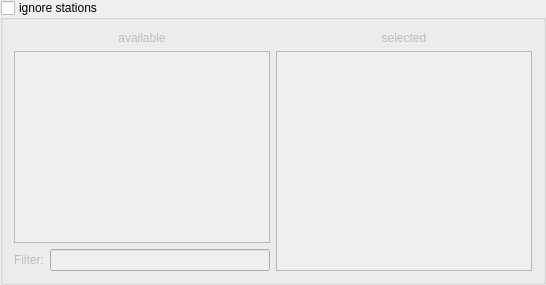
        <widget class="QGroupBox" name="groupBox_ignoreStations">
         <property name="toolTip">
          <string>ignore stations for scans to this source</string>
         </property>
         <property name="statusTip">
          <string>ignore stations for scans to this source</string>
         </property>
         <property name="whatsThis">
          <string>&lt;html&gt;&lt;head/&gt;&lt;body&gt;&lt;p&gt;Select stations which should be ignored for scans to this source. &lt;/p&gt;&lt;p&gt;&lt;br/&gt;&lt;/p&gt;&lt;p&gt;This means this station will &lt;span style=&quot; font-weight:600;&quot;&gt;never&lt;/span&gt; participate in a scan to this source. &lt;/p&gt;&lt;/body&gt;&lt;/html&gt;</string>
         </property>
         <property name="title">
          <string>ignore stations</string>
         </property>
         <property name="checkable">
          <bool>true</bool>
         </property>
         <property name="checked">
          <bool>false</bool>
         </property>
         <layout class="QVBoxLayout" name="verticalLayout_12">
          <item>
           <layout class="QHBoxLayout" name="horizontalLayout_3">
            <item>
             <layout class="QVBoxLayout" name="verticalLayout_2">
              <item>
               <widget class="QLabel" name="label_11">
                <property name="text">
                 <string>available</string>
                </property>
                <property name="alignment">
                 <set>Qt::AlignCenter</set>
                </property>
               </widget>
              </item>
              <item>
               <widget class="QListView" name="listView_ignoreStations">
                <property name="toolTip">
                 <string>list of available stations</string>
                </property>
                <property name="statusTip">
                 <string>list of available stations</string>
                </property>
                <property name="whatsThis">
                 <string>&lt;html&gt;&lt;head/&gt;&lt;body&gt;&lt;p&gt;Click on item to select member.&lt;/p&gt;&lt;/body&gt;&lt;/html&gt;</string>
                </property>
                <property name="editTriggers">
                 <set>QAbstractItemView::NoEditTriggers</set>
                </property>
               </widget>
              </item>
              <item>
               <layout class="QHBoxLayout" name="horizontalLayout">
                <item>
                 <widget class="QLabel" name="label_12">
                  <property name="text">
                   <string>Filter:</string>
                  </property>
                 </widget>
                </item>
                <item>
                 <widget class="QLineEdit" name="lineEdit_ignoreStations">
                  <property name="toolTip">
                   <string>filter list of available stations</string>
                  </property>
                  <property name="statusTip">
                   <string>filter list of available stations</string>
                  </property>
                  <property name="inputMask">
                   <string/>
                  </property>
                  <property name="text">
                   <string/>
                  </property>
                 </widget>
                </item>
               </layout>
              </item>
             </layout>
            </item>
            <item>
             <layout class="QVBoxLayout" name="verticalLayout_3">
              <item>
               <widget class="QLabel" name="label_13">
                <property name="text">
                 <string>selected</string>
                </property>
                <property name="alignment">
                 <set>Qt::AlignCenter</set>
                </property>
               </widget>
              </item>
              <item>
               <widget class="QListWidget" name="listWidget_selectedIgnoreStations">
                <property name="toolTip">
                 <string>list of stations to ignore in a scan</string>
                </property>
                <property name="statusTip">
                 <string>list of stations to ignore in a scan</string>
                </property>
                <property name="whatsThis">
                 <string>&lt;html&gt;&lt;head/&gt;&lt;body&gt;&lt;p&gt;Click on source to deselect member. &lt;/p&gt;&lt;/body&gt;&lt;/html&gt;</string>
                </property>
                <property name="editTriggers">
                 <set>QAbstractItemView::NoEditTriggers</set>
                </property>
               </widget>
              </item>
             </layout>
            </item>
           </layout>
          </item>
         </layout>
        </widget>
